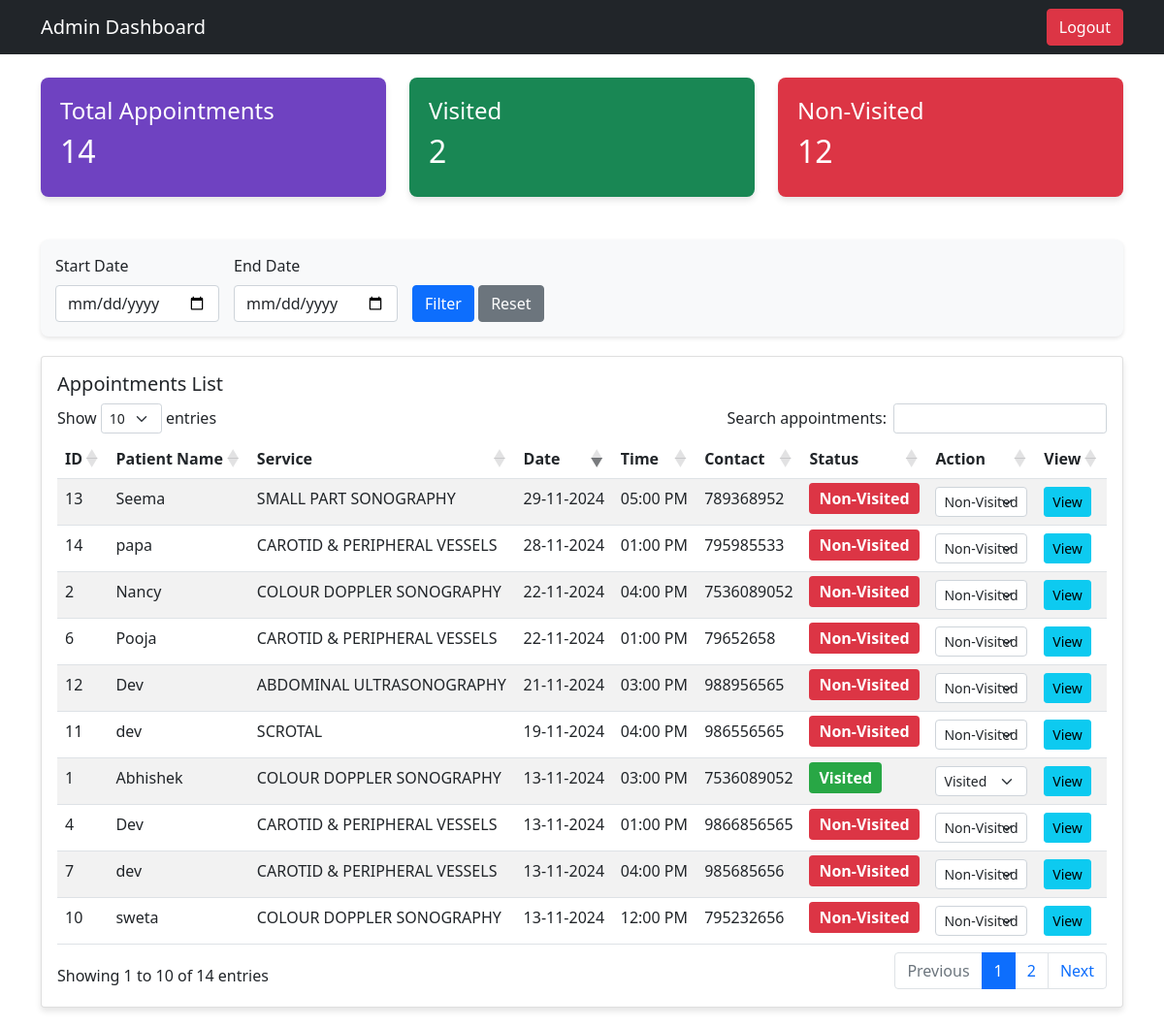
Page /dashboard.php (signed in) on the committed database.
### tables this page shows
CREATE TABLE `appointments` (
  `id` int(11) NOT NULL,
  `patient_name` varchar(100) NOT NULL,
  `age` int(11) NOT NULL,
  `gender` varchar(10) NOT NULL,
  `contact_no` varchar(15) NOT NULL,
  `email_id` varchar(100) NOT NULL,
  `select_service` varchar(100) NOT NULL,
  `description` text DEFAULT NULL,
  `appointment_date` date NOT NULL,
  `appointment_time` varchar(10) NOT NULL,
  `remark` text DEFAULT NULL,
  `created_at` timestamp NOT NULL DEFAULT current_timestamp(),
  `status` enum('Visited','Non-Visited') DEFAULT 'Non-Visited'
);

### dashboard.php (the view, shortened to what this page needs)
<?php
include 'db_connect.php';
$where_clause = "";
$total_appointments = $conn->query("SELECT COUNT(*) as total FROM appointments" . $where_clause)->fetch_assoc()['total'];
$total_visited = $conn->query("SELECT COUNT(*) as total FROM appointments WHERE status = 'Visited'" .
    ($where_clause ? " AND appointment_date BETWEEN '$start_date' AND '$end_date'" : ""))->fetch_assoc()['total'];
$total_non_visited = $conn->query("SELECT COUNT(*) as total FROM appointments WHERE status = 'Non-Visited'" .
    ($where_clause ? " AND appointment_date BETWEEN '$start_date' AND '$end_date'" : ""))->fetch_assoc()['total'];
$appointments = $conn->query("SELECT * FROM appointments" . $where_clause . " ORDER BY appointment_date DESC");
?>
<!DOCTYPE html>
<html lang="en">
<head>
    <link href="https://cdn.jsdelivr.net/npm/bootstrap@5.1.3/dist/css/bootstrap.min.css" rel="stylesheet">
    <link href="https://cdn.datatables.net/1.11.5/css/dataTables.bootstrap5.min.css" rel="stylesheet">
</head>
<body>
    <nav class="navbar navbar-dark bg-dark">
        <div class="container">
            <a class="navbar-brand">Admin Dashboard</a>
            <a href="logout.php" class="btn btn-danger">Logout</a>
        </div>
    </nav>
    <div class="container mt-4">
        <div class="row mb-4">
            <div class="col-md-4">
                <div class="stat-card bg-purple">
                    <h4>Total Appointments</h4>
                    <h2><?php echo $total_appointments; ?></h2>
                </div>
            </div>
            <div class="col-md-4">
                <div class="stat-card bg-success">
                    <h4>Visited</h4>
                    <h2><?php echo $total_visited; ?></h2>
                </div>
            </div>
            <div class="col-md-4">
                <div class="stat-card bg-danger">
                    <h4>Non-Visited</h4>
                    <h2><?php echo $total_non_visited; ?></h2>
                </div>
            </div>
        </div>
        <div class="filter-section">
            <form method="POST" class="date-filter">
                <div class="form-group">
                    <label for="start_date" class="form-label">Start Date</label>
                    <input type="date" class="form-control" id="start_date" name="start_date"
                        value="<?php echo isset($_POST['start_date']) ? $_POST['start_date'] : ''; ?>" required>
                </div>
                <div class="form-group">
                    <label for="end_date" class="form-label">End Date</label>
                    <input type="date" class="form-control" id="end_date" name="end_date"
                        value="<?php echo isset($_POST['end_date']) ? $_POST['end_date'] : ''; ?>" required>
                </div>
                <div class="form-group">
                    <button type="submit" class="btn btn-primary">Filter</button>
                    <a href="dashboard.php" class="btn btn-secondary">Reset</a>
                </div>
            </form>
        </div>
        <div class="card">
            <div class="card-body">
                <h5 class="card-title">Appointments List</h5>
                <div class="table-responsive">
                    <table id="appointmentsTable" class="table table-striped table-hover">
                        <thead>
                            <tr>
                                <th>ID</th>
                                <th>Patient Name</th>
                                <th>Service</th>
                                <th>Date</th>
                                <th>Time</th>
                                <th>Contact</th>
                                <th>Status</th>
                                <th>Action</th>
                                <th>View</th>
                            </tr>
                        </thead>
                        <tbody>
                            <?php while($row = $appointments->fetch_assoc()): ?>
                            <tr>
                                <td><?php echo $row['id']; ?></td>
                                <td><?php echo $row['patient_name']; ?></td>
                                <td><?php echo $row['select_service']; ?></td>
                                <td><?php echo date('d-m-Y', strtotime($row['appointment_date'])); ?></td>
                                <td><?php echo $row['appointment_time']; ?></td>
                                <td><?php echo $row['contact_no']; ?></td>
                                <td>
                                    <span class="status-<?php echo strtolower($row['status']); ?>">
                                        <?php echo $row['status']; ?>
                                    </span>
                                </td>
                                <td>
                                    <form method="POST" class="d-inline">
                                        <select name="status" class="form-select form-select-sm status-select" onchange="this.form.submit()">
                                            <option value="Visited" <?php echo $row['status'] == 'Visited' ? 'selected' : ''; ?>>Visited</option>
                                            <option value="Non-Visited" <?php echo $row['status'] == 'Non-Visited' ? 'selected' : ''; ?>>Non-Visited</option>
                                        </select>
                                    </form>
                                </td>
                                <td>
                                    <a href="view_appointment.php?id=<?php echo $row['id']; ?>"
                                       class="btn btn-info btn-sm"
                                       target="_blank">
                                        <i class="fas fa-eye"></i> View
                                    </a>
                                </td>
                            </tr>
                            <?php endwhile; ?>
                        </tbody>
                    </table>
                </div>
            </div>
        </div>
    </div>
</body>
</html>

### dashboard.php (style rules this page uses)
.status-visited { color: white !important; background-color: #28a745; padding: 5px 10px; border-radius: 4px; font-weight: bold; }
.status-non-visited { color: white !important; background-color: #dc3545; padding: 5px 10px; border-radius: 4px; font-weight: bold; }
.stat-card { padding: 20px; border-radius: 8px; margin-bottom: 20px; color: white; box-shadow: 0 4px 6px rgba(0, 0, 0, 0.1); }
.bg-purple { background-color: #6f42c1; }
.bg-success { background-color: #28a745; }
.bg-danger { background-color: #dc3545; }
.table { width: 100%; margin-bottom: 1rem; }
.card { margin-bottom: 20px; box-shadow: 0 4px 6px rgba(0, 0, 0, 0.1); }
.status-select { padding: 4px 8px; border-radius: 4px; border: 1px solid #ced4da; background-color: #fff; width: auto; }
.filter-section { background: #f8f9fa; padding: 15px; border-radius: 8px; margin-bottom: 20px; box-shadow: 0 2px 4px rgba(0,0,0,0.1); }
.date-filter { display: flex; gap: 15px; align-items: end; }

### rows in the picture
appointments: id "13", patient_name "Seema", select_service "SMALL PART SONOGRAPHY", appointment_date "29-11-2024", appointment_time "05:00 PM", contact_no "789368952", status "Non-Visited"
appointments: id "14", patient_name "papa", select_service "CAROTID & PERIPHERAL VESSELS", appointment_date "28-11-2024", appointment_time "01:00 PM", contact_no "795985533", status "Non-Visited"
appointments: id "2", patient_name "Nancy", select_service "COLOUR DOPPLER SONOGRAPHY", appointment_date "22-11-2024", appointment_time "04:00 PM", contact_no "7536089052", status "Non-Visited"
appointments: id "6", patient_name "Pooja", select_service "CAROTID & PERIPHERAL VESSELS", appointment_date "22-11-2024", appointment_time "01:00 PM", contact_no "79652658", status "Non-Visited"
appointments: id "12", patient_name "Dev", select_service "ABDOMINAL ULTRASONOGRAPHY", appointment_date "21-11-2024", appointment_time "03:00 PM", contact_no "988956565", status "Non-Visited"
appointments: id "11", patient_name "dev", select_service "SCROTAL", appointment_date "19-11-2024", appointment_time "04:00 PM", contact_no "986556565", status "Non-Visited"
appointments: id "1", patient_name "Abhishek", select_service "COLOUR DOPPLER SONOGRAPHY", appointment_date "13-11-2024", appointment_time "03:00 PM", contact_no "7536089052", status "Visited"
appointments: id "4", patient_name "Dev", select_service "CAROTID & PERIPHERAL VESSELS", appointment_date "13-11-2024", appointment_time "01:00 PM", contact_no "9866856565", status "Non-Visited"
appointments: id "7", patient_name "dev", select_service "CAROTID & PERIPHERAL VESSELS", appointment_date "13-11-2024", appointment_time "04:00 PM", contact_no "985685656", status "Non-Visited"
appointments: id "10", patient_name "sweta", select_service "COLOUR DOPPLER SONOGRAPHY", appointment_date "13-11-2024", appointment_time "12:00 PM", contact_no "795232656", status "Non-Visited"

### other values in the picture
$total_appointments "14"
$total_visited "2"
$total_non_visited "12"
